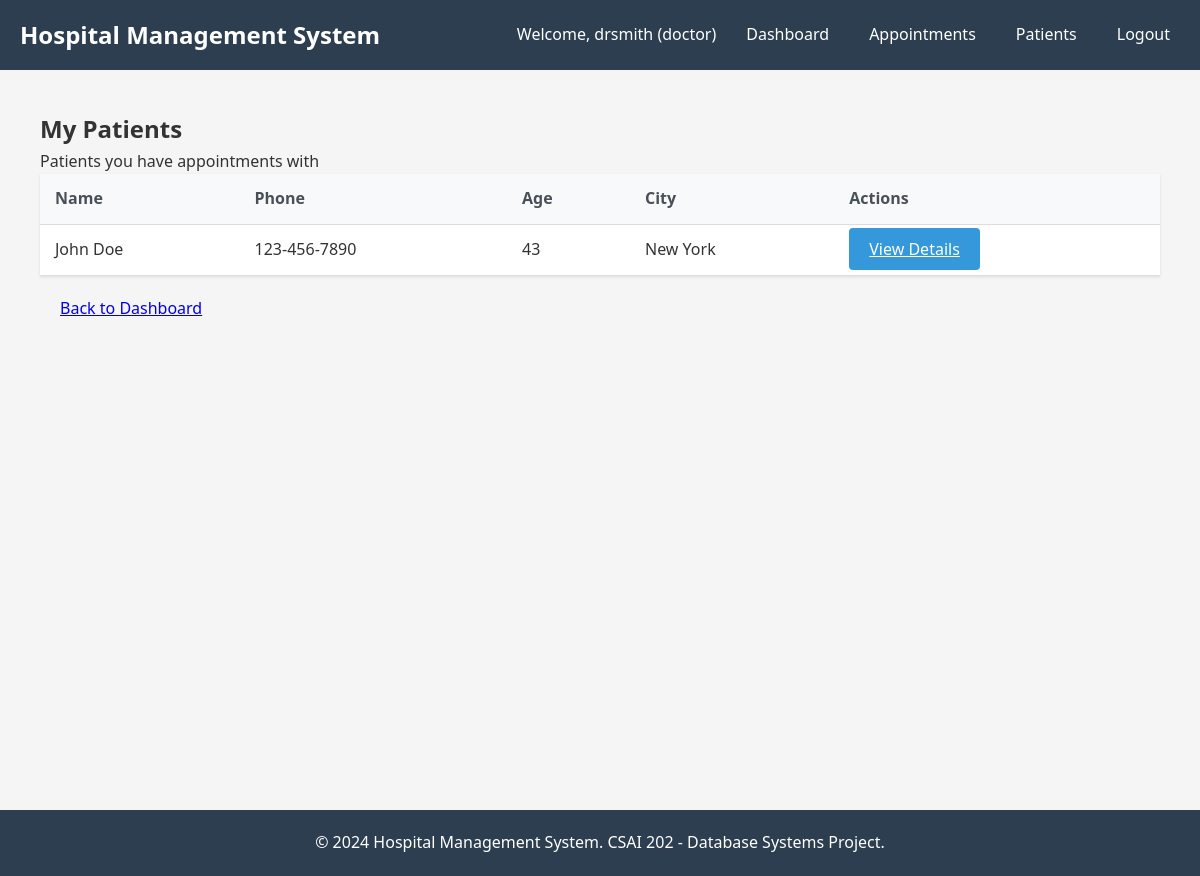
The page /doctor/patients (signed in) on the database its author committed.
### models/user.py (models this page shows, shortened)
class User(db.Model, UserMixin):
    __tablename__ = 'user_account'
    user_id = db.Column(db.Integer, primary_key=True)
    username = db.Column(db.String(50), unique=True, nullable=False)
    password = db.Column(db.String(200), nullable=False)
    role = db.Column(db.String(20), nullable=False)
    doctor = db.relationship('Doctor', backref='user', uselist=False)
    nurse = db.relationship('Nurse', backref='user', uselist=False)
    receptionist = db.relationship('Receptionist', backref='user', uselist=False)
    @property
    def is_admin(self):
        return self.role == 'admin'
    @property
    def is_doctor(self):
        return self.role == 'doctor'

### models/patient.py (models this page shows)
class Patient(db.Model):
    __tablename__ = 'patient'
    patient_id = db.Column(db.Integer, primary_key=True)
    name = db.Column(db.String(100), nullable=False)
    phone = db.Column(db.String(20))
    date_of_birth = db.Column(db.Date)
    age = db.Column(db.Integer)
    previous_conditions = db.Column(db.Text)
    street = db.Column(db.String(100))
    city = db.Column(db.String(100))
    appointments = db.relationship('Appointment', backref='patient', lazy=True)
    medical_record = db.relationship('MedicalRecord', backref='patient', uselist=False)
    prescriptions = db.relationship('Prescription', backref='patient', lazy=True)
    lab_tests = db.relationship('LabTest', backref='patient', lazy=True)
    invoices = db.relationship('Invoice', backref='patient', lazy=True)

### controllers/doctor_controller.py (the view)
@doctor_bp.route('/patients')
@login_required
@doctor_required
def patients():
    doctor = Doctor.query.filter_by(user_id=current_user.user_id).first()
    appointments = Appointment.query.filter_by(doc_id=doctor.doc_id).all()
    patient_ids = set([app.patient_id for app in appointments])
    patients = Patient.query.filter(Patient.patient_id.in_(patient_ids)).all()
    return render_template('doctor/patients.html', patients=patients, doctor=doctor)

### templates/doctor/patients.html (shortened to what this page needs)
{% extends "base.html" %}
{% block content %}
<div class="container mt-4">
    <div class="row">
        <div class="col-md-12">
            <h2>My Patients</h2>
            <p class="text-muted">Patients you have appointments with</p>
            {% if patients %}
            <div class="table-responsive">
                <table class="table table-striped">
                    <thead>
                        <tr>
                            <th>Name</th>
                            <th>Phone</th>
                            <th>Age</th>
                            <th>City</th>
                            <th>Actions</th>
                        </tr>
                    </thead>
                    <tbody>
                        {% for patient in patients %}
                        <tr>
                            <td>{{ patient.name }}</td>
                            <td>{{ patient.phone }}</td>
                            <td>{{ patient.age }}</td>
                            <td>{{ patient.city }}</td>
                            <td>
                                <a href="{{ url_for('doctor.view_patient', patient_id=patient.patient_id) }}"
                                   class="btn btn-sm btn-primary">View Details</a>
                            </td>
                        </tr>
                        {% endfor %}
                    </tbody>
                </table>
            </div>
            {% else %}
            <div class="alert alert-info">
                <i class="fas fa-info-circle"></i>
                You don't have any patients assigned yet. Patients will appear here when you have appointments with them.
            </div>
            {% endif %}
            <div class="mt-3">
                <a href="{{ url_for('doctor.dashboard') }}" class="btn btn-secondary">
                     Back to Dashboard
                </a>
            </div>
        </div>
    </div>
</div>
{% endblock %}

### templates/base.html (shortened to what this page needs)
<!DOCTYPE html>
<html lang="en">
<head>
    <link rel="stylesheet" href="{{ url_for('static', filename='css/style.css') }}">
    <link rel="stylesheet" href="{{ url_for('static', filename='css/dashboard.css') }}">
    <link rel="stylesheet" href="{{ url_for('static', filename='css/forms.css') }}">
</head>
<body>
    <div class="header">
        <div class="navbar">
            <a href="{{ url_for('index') }}" class="logo">Hospital Management System</a>
            <ul class="nav-links">
                {% if current_user.is_authenticated %}
                    <li>Welcome, {{ current_user.username }} ({{ current_user.role }})</li>
                    <li><a href="{{ url_for('index') }}">Dashboard</a></li>
                    {% if current_user.is_admin %}
                        <li><a href="{{ url_for('admin.users') }}">Users</a></li>
                        <li><a href="{{ url_for('admin.reports') }}">Reports</a></li>
                    {% elif current_user.is_doctor %}
                        <li><a href="{{ url_for('doctor.appointments') }}">Appointments</a></li>
                        <li><a href="{{ url_for('doctor.patients') }}">Patients</a></li>
                    {% elif current_user.is_nurse %}
                        <li><a href="{{ url_for('nurse.patients') }}">Patients</a></li>
                        <li><a href="{{ url_for('nurse.beds') }}">Beds</a></li>
                    {% elif current_user.is_receptionist %}
                        <li><a href="{{ url_for('receptionist.appointments') }}">Appointments</a></li>
                        <li><a href="{{ url_for('receptionist.billing') }}">Billing</a></li>
                    {% endif %}
                    <li><a href="{{ url_for('auth.logout') }}">Logout</a></li>
                {% else %}
                    <li><a href="{{ url_for('auth.login') }}">Login</a></li>
                {% endif %}
            </ul>
        </div>
    </div>
    <div class="container">
        <div class="content">
            {% block content %}{% endblock %}
        </div>
    </div>
    <footer class="footer">
        <p>&copy; 2024 Hospital Management System. CSAI 202 - Database Systems Project.</p>
    </footer>
</body>
</html>

### static/css/style.css (style rules this page uses)
* { margin: 0; padding: 0; box-sizing: border-box; }
body { font-family: 'Segoe UI', Tahoma, Geneva, Verdana, sans-serif; background-color: #f5f5f5; color: #333; line-height: 1.6; }
.container { width: 100%; max-width: 1200px; margin: 0 auto; padding: 20px; min-height: calc(100vh - 140px); }
.header { background-color: #2c3e50; color: white; padding: 1rem 0; }
.navbar { display: flex; justify-content: space-between; align-items: center; padding: 0 20px; }
.logo { font-size: 1.5rem; font-weight: bold; color: white; text-decoration: none; }
.nav-links { display: flex; list-style: none; gap: 20px; align-items: center; }
.nav-links li { color: white; }
.nav-links a { color: white; text-decoration: none; padding: 5px 10px; border-radius: 4px; transition: background-color 0.3s; }
.btn { padding: 10px 20px; border: none; border-radius: 4px; font-size: 16px; cursor: pointer; transition: background-color 0.3s; }
.btn-primary { background-color: #3498db; color: white; }
.table { width: 100%; border-collapse: collapse; margin-bottom: 20px; background: white; box-shadow: 0 1px 3px rgba(0,0,0,0.1); }
.table th, .table td { padding: 12px 15px; text-align: left; border-bottom: 1px solid #ddd; }
.table th { background-color: #f8f9fa; font-weight: 600; color: #495057; }
.footer { background-color: #2c3e50; color: white; text-align: center; padding: 20px; margin-top: 40px; }

### rows shown on the page
User: username "drsmith", role "doctor"
Patient: name "John Doe", phone "123-456-7890", age "43", city "New York"
